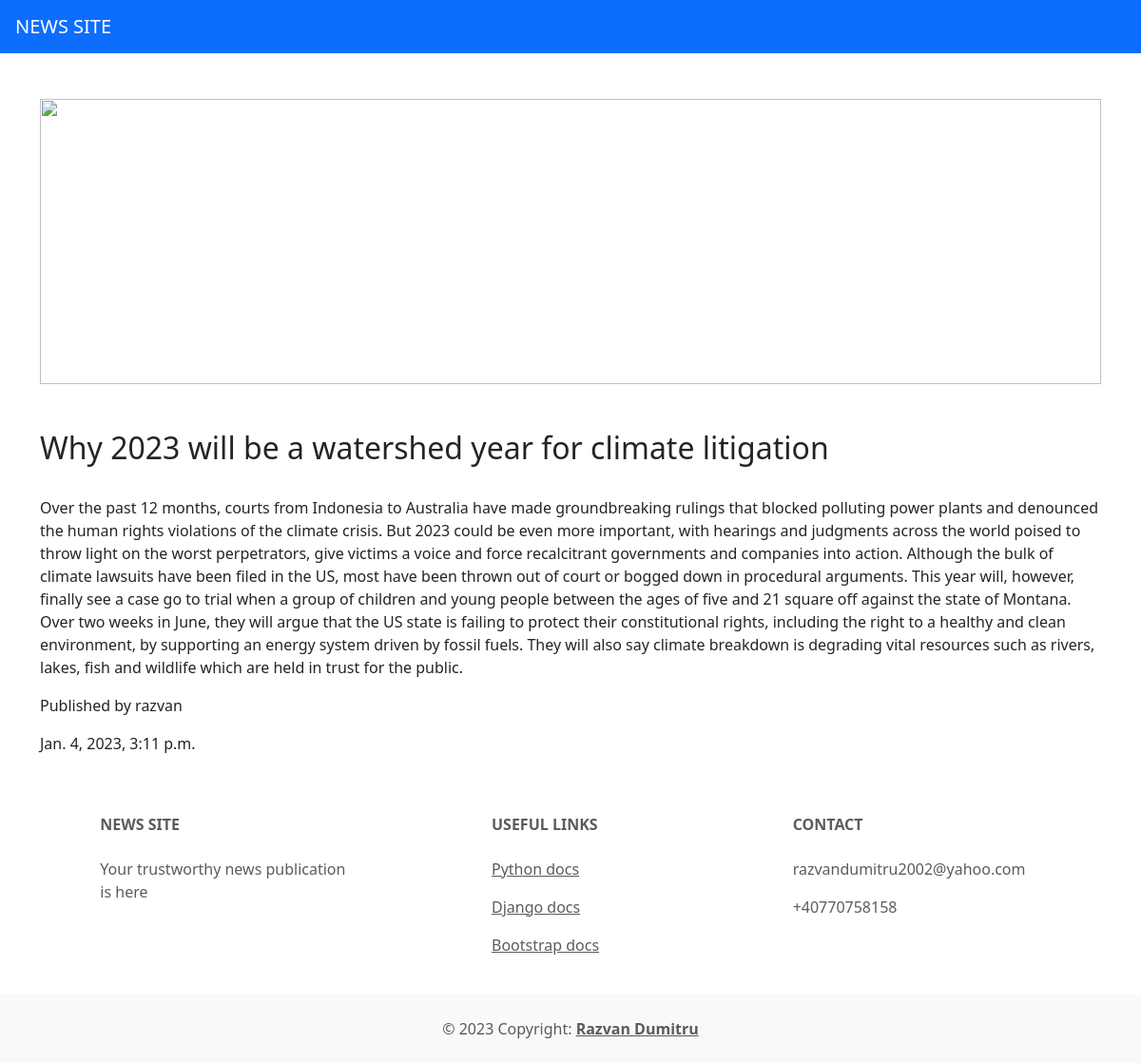
The app's page /new-post/ with its own data.
### news/models.py (models this page shows, shortened)
class Core(models.Model):
    title = models.CharField(max_length=300)
    body = models.TextField(null=True)
    author = models.ForeignKey(User,on_delete=models.CASCADE,related_name='core')
    slug = models.SlugField(max_length=100,unique=True)
    updated = models.DateTimeField(auto_now=True)
    published = models.DateTimeField(default=timezone.now)
    class Meta:
        ordering = ['-published']

### news/views.py (the view)
# urls.py: path('<slug:slug>/',views.SingleView.as_view(),name='single'),
class SingleView(DetailView):
    model = Core
    template_name = 'single.html'
    context_object_name = 'post'

### templates/single.html
{% extends 'base.html' %}
{% block content %}
<div class="container">
    <div class="row">
        <div class="col-12 pt-5">
            <img class="card-img-top" width="200" height="300" src="https://cdn.pixabay.com/photo/2016/02/01/00/56/news-1172463_960_720.jpg">
            <h2 class="pt-5">{{post.title}}</h2><br>
            <p>{{post.body}}</p>
            <p>Published by {{post.author}}</p>
            <p>{{post.published}}</p>
        </div>
    </div>
</div>
{% endblock %}

### templates/base.html (shortened to what this page needs)
<!doctype html>
<html lang="en">
  <head>
    <link href="https://cdn.jsdelivr.net/npm/bootstrap@5.3.0-alpha1/dist/css/bootstrap.min.css" rel="stylesheet">
  </head>
  <body>
    {% include 'navbar.html' %}
    {% block content %}
    {% endblock %}
    {% include 'footer.html' %}
  </body>
</html>

### templates/navbar.html (shortened to what this page needs)
<nav class="navbar navbar-expand-lg navbar-dark bg-primary">
    <a class="navbar-brand px-3" href="/">NEWS SITE</a>
  </nav>

### templates/footer.html
<footer class="text-center text-lg-start bg-white text-muted">
    <section class="">
      <div class="container text-center text-md-start mt-5">
        <div class="row mt-3">
          <div class="col-md-3 col-lg-4 col-xl-3 mx-auto mb-4">
            <h6 class="text-uppercase fw-bold mb-4">
                NEWS SITE
            </h6>
            <p>
              Your trustworthy news publication is here
            </p>
          </div>
          <div class="col-md-3 col-lg-2 col-xl-2 mx-auto mb-4">
            <h6 class="text-uppercase fw-bold mb-4">
              Useful links
            </h6>
            <p>
              <a href="https://docs.python.org/3.11/" class="text-reset">Python docs</a>
            </p>
            <p>
              <a href="https://docs.djangoproject.com/en/4.1/" class="text-reset">Django docs</a>
            </p>
            <p>
              <a href="https://getbootstrap.com/docs/4.1/getting-started/introduction/" class="text-reset">Bootstrap docs</a>
            </p>
          </div>
          <div class="col-md-4 col-lg-3 col-xl-3 mx-auto mb-md-0 mb-4">
            <h6 class="text-uppercase fw-bold mb-4">Contact</h6>
            <p>
                razvandumitru2002@yahoo.com
            </p>
            <p>+40770758158</p>
          </div>
        </div>
      </div>
    </section>
    <div class="text-center p-4" style="background-color: rgba(0, 0, 0, 0.025);">
      © 2023 Copyright:
      <a class="text-reset fw-bold" href="https://github.com/CaptainSlow22">Razvan Dumitru</a>
    </div>
  </footer>

### records on screen
Core: title "Why 2023 will be a watershed year for climate litigation", body "Over the past 12 months, courts from Indonesia to Australia have made groundbreaking rulings that blocked polluting power plants and denounced the human rights violations of the climate crisis. But 2023 could be even more important, with hearings and judgments across the world poised to throw light on the worst perpetrators, give victims a voice and force recalcitrant governments and companies into action. Although the bulk of climate lawsuits have been filed in the US, most have been thrown out of court or bogged down in procedural arguments. This year will, however, finally see a case go to trial when a group of children and young people between the ages of five and 21 square off against…", author "razvan", published "Jan. 4, 2023, 3:11 p.m."
